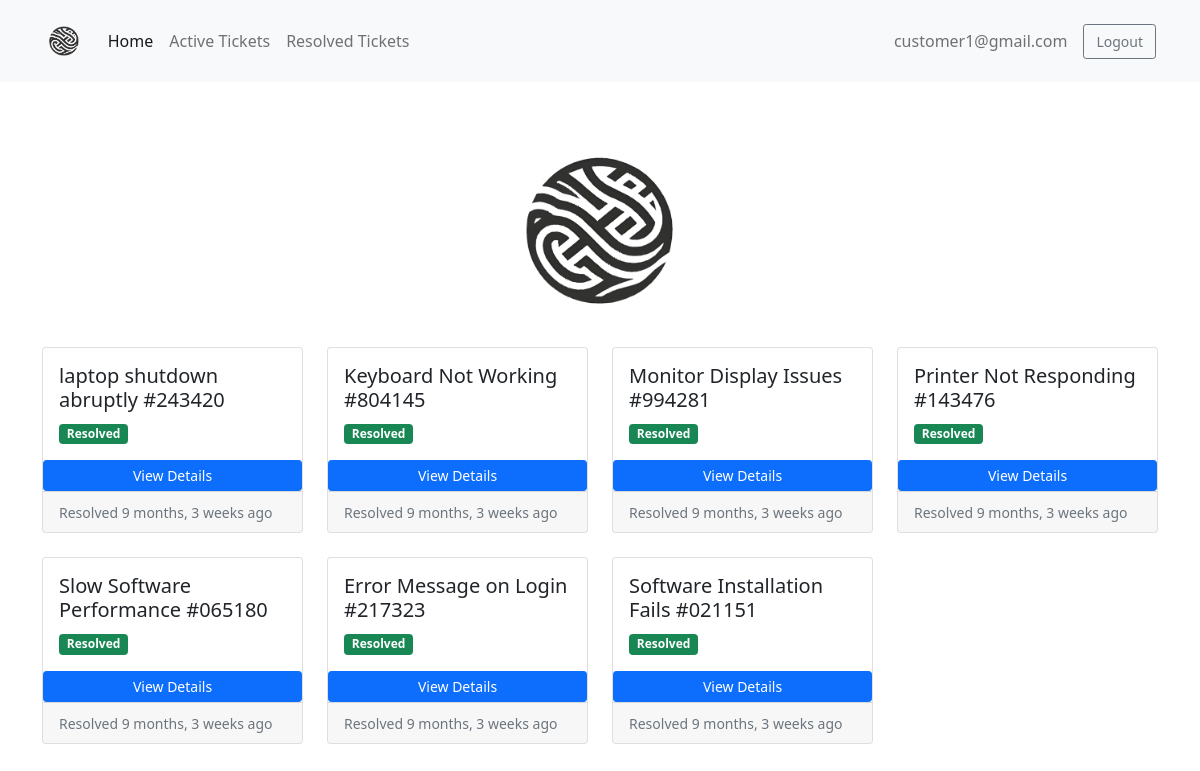
/ticket/customer-resolved-tickets/ (signed in), run on the app's committed database.
### accounts/models.py (models this page shows)
class User(AbstractUser):
    is_customer = models.BooleanField(default=False)
    is_engineer = models.BooleanField(default=False)
    email = models.EmailField(unique=True)

### ticket/models.py (models this page shows)
class Ticket(models.Model):
    customer = models.ForeignKey(User, on_delete=models.CASCADE)
    engineer = models.ForeignKey(User, on_delete=models.DO_NOTHING, related_name='engineer', null=True, blank=True)
    ticket_id = models.CharField(max_length=15, unique=True)
    ticket_title = models.CharField(max_length=50)
    ticket_description = models.TextField()
    status = models.CharField(max_length=20, choices=(('Active', 'Active'), ('Pending', 'Pending'), ('Resolved', 'Resolved')), default='Pending')
    created_on = models.DateTimeField(auto_now_add=True)
    last_modified = models.DateTimeField(auto_now=True)
    is_resolved = models.BooleanField(default=False)
    severity = models.CharField(max_length=5, choices=(('A', 'A'), ('B', 'B')), default='B')
    is_assigned_to_engineer = models.BooleanField(default=False)
    resolution_steps = models.TextField(blank=True, null=True)

### ticket/views.py (the view)
# urls.py: path('customer-resolved-tickets/', views.customer_resolved_tickets, name='customer-resolved-tickets'),
def customer_resolved_tickets(request):
    tickets = Ticket.objects.filter(customer=request.user, is_resolved=True).order_by('-created_on')
    context = {'tickets':tickets}
    return render(request, 'ticket/customer_resolved_tickets.html', context)

### templates/ticket/customer_resolved_tickets.html
{% extends 'base.html' %}
{% load static %}
{% load humanize %}
{% block content %}
<div class="container-fluid text-center my-3">
    <img src="{% static 'assets/logo.png' %}" class="img-fluid" alt="Logo" style="max-width: 200px;">
</div>
<div class="row row-cols-1 row-cols-md-4 g-4">
    {% for ticket in tickets %}
    <div class="col">
        <div class="card h-100">
            <div class="card-body">
                <h5 class="card-title">{{ticket.ticket_title}} #{{ticket.ticket_id}}</h5>
                <p class="card-text">
                    {% if ticket.status == 'Pending' %}
                    <span class="badge bg-danger">Pending</span>
                    {% elif ticket.status == 'Active' %}
                    <span class="badge bg-warning">Active</span>
                    {% elif ticket.status == 'Resolved' %}
                    <span class="badge bg-success">Resolved</span>
                    {% endif %}
                </p>
            </div>
            <a href="{% url 'ticket-details' ticket.ticket_id %}" class="btn btn-primary btn-sm">View Details</a>
            <div class="card-footer">
                <small class="text-muted">Resolved {{ticket.created_on|naturaltime}}</small>
            </div>
        </div>
    </div>
    {% endfor %}
</div>
{% endblock content %}

### templates/base.html (shortened to what this page needs)
{% load static %}
<!doctype html>
<html lang="en">
<head>
    <link href="https://cdn.jsdelivr.net/npm/bootstrap@5.0.2/dist/css/bootstrap.min.css" rel="stylesheet"
>
    <link href="https://cdn.jsdelivr.net/npm/bootstrap-icons/font/bootstrap-icons.css" rel="stylesheet">
</head>
<body>
    <nav class="navbar navbar-expand-lg navbar-light bg-light">
        <div class="container-fluid">
            <a class="navbar-brand" href="/">
                <img src="{% static 'assets/logo.png' %}" alt="Logo">
            </a>
            <div class="collapse navbar-collapse" id="navbarSupportedContent">
                <ul class="navbar-nav me-auto mb-2 mb-lg-0">
                    <li class="nav-item">
                        <a class="nav-link active" aria-current="page" href="/">Home</a>
                    </li>
                    {% if request.user.is_customer %}
                    <li class="nav-item">
                        <a class="nav-link" href="{% url 'customer-active-tickets' %}">Active Tickets</a>
                    </li>
                    <li class="nav-item">
                        <a class="nav-link" href="{% url 'customer-resolved-tickets' %}">Resolved Tickets</a>
                    </li>
                    {% elif request.user.is_superuser %}
                    <li class="nav-item">
                        <a class="nav-link" href="{% url 'ticket-queue' %}" >View Ticket Queue</a>
                    {% endif %}
                </ul>
                {% if request.user.is_authenticated %}
                <span class="navbar-text me-3">{{ request.user.email }}</span>
                <a href="{% url 'logout' %}" class="btn btn-outline-secondary btn-sm btn-logout">Logout</a>
                {% endif %}
            </div>
        </div>
    </nav>
    <div class="container mt-5">
        {% block content %}
        {% endblock content %}
    </div>
</body>
</html>

### templates/base.html (style rules this page uses)
.navbar { padding: 1rem 2rem; }
.navbar-brand img { max-height: 40px; }
.navbar-nav .nav-link { font-size: 1rem; padding: 0.5rem 1rem; }
.btn-logout { padding: 0.375rem 0.75rem; font-size: 0.875rem; }

### data on the page
User: user.email "customer1@gmail.com"
Ticket: ticket_title "laptop shutdown abruptly", ticket_id "243420", status "Resolved", created_on "9 months, 3 weeks ago"
Ticket: ticket_title "Keyboard Not Working", ticket_id "804145", status "Resolved", created_on "9 months, 3 weeks ago"
Ticket: ticket_title "Monitor Display Issues", ticket_id "994281", status "Resolved", created_on "9 months, 3 weeks ago"
Ticket: ticket_title "Printer Not Responding", ticket_id "143476", status "Resolved", created_on "9 months, 3 weeks ago"
Ticket: ticket_title "Slow Software Performance", ticket_id "065180", status "Resolved", created_on "9 months, 3 weeks ago"
Ticket: ticket_title "Error Message on Login", ticket_id "217323", status "Resolved", created_on "9 months, 3 weeks ago"
Ticket: ticket_title "Software Installation Fails", ticket_id "021151", status "Resolved", created_on "9 months, 3 weeks ago"
